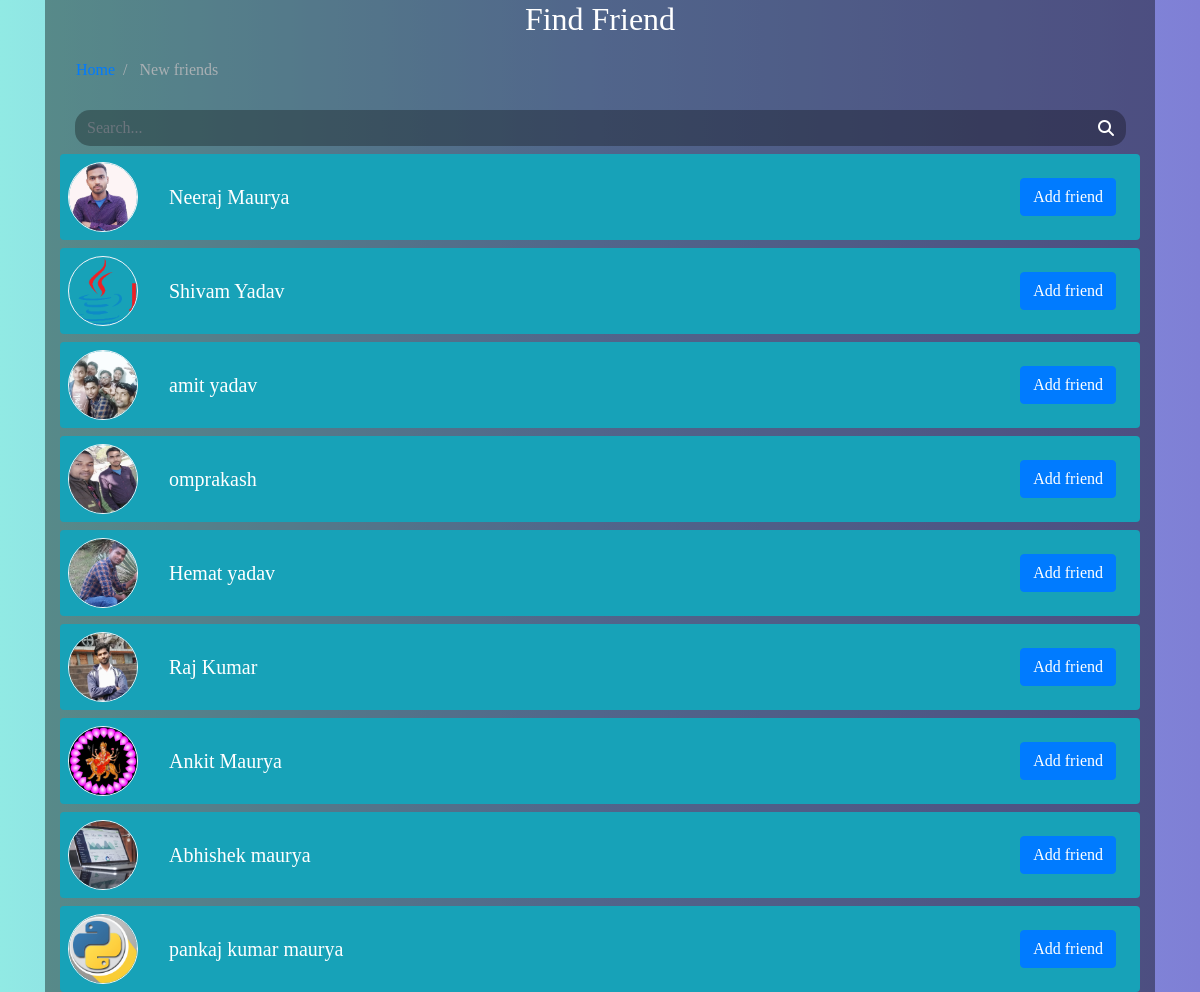
The app's page /allfriend.php with its own data.
### tables this page shows
CREATE TABLE `users` (
  `USER_ID` int(11) NOT NULL,
  `NAME` varchar(50) NOT NULL,
  `MOBILE` varchar(10) NOT NULL,
  `DOB` varchar(10) NOT NULL,
  `GENDER` varchar(10) NOT NULL,
  `COUNTRY` varchar(50) NOT NULL,
  `EMAIL` varchar(50) NOT NULL,
  `PASSWORD` varchar(50) NOT NULL,
  `UPLOADPIC` varchar(200) NOT NULL DEFAULT 'profile_default.png',
  `REG_DATE` varchar(20) NOT NULL DEFAULT current_timestamp()
);

### allfriend.php (the view, shortened to what this page needs)
<?php
include"include/header.php";
include"include/connection.php";
$user_id = $_SESSION['user_id'];
?>
<div class="container">
<div class="container" style="background-color: rgba(0, 0, 0, 0.4) !important;">
	<h2 class="text-center text-white">Find Friend</h2>
	<div class="d-flex w-100 breadcrumb  bg-transparent">
          <li class="breadcrumb-item"><a href="homepage.php">Home</a></li>
          <li class="breadcrumb-item current-color" aria-current="page"> New friends</li>
    </div>
	<div class="container">
		<form action="#" method="get">
			<div class="input-group">
        	    <input type="text" placeholder="Search..." name="" class="form-control search">
        	    <div class="input-group-prepend">
        	        <span class="input-group-text search_btn"><i class="fas fa-search"></i></span>
        	    </div>
        	</div>
		</form>
	</div>
<?php
	$select ="select * from users";
	$run =mysqli_query($con,$select);
	$row = mysqli_num_rows($run);
	if($row>0)
	{
		for($i=1;$i<=$row;$i++)
		{
			$data = mysqli_fetch_assoc($run);
			if($data['USER_ID']!=$user_id){
?>
						<div class="d-flex justify-content-start bg-info mt-2 rounded">
							<div class="img_cont p-2">
								<img src="fileupload/<?php echo $data['UPLOADPIC'] ?>" class="rounded-circle user_img">
							</div>
							<div class="user_info pl-4">
								<span><?php echo $data['NAME'] ?></span>
							</div>
							<div class="user_button p-4 ml-auto">
								<a class="btn btn-primary" role="button" href="addfriend_code.php?id=<?php echo $data['USER_ID'] ?>">
									Add friend
								</a>
							</div>
						</div>
<?php
			}
		}
	}
?>
</div>
</div>
<?php include"include/footer.php" ?>

### include/header.php (shortened to what this page needs)
<!doctype html>
<html lang="en">
  <head>
    <link rel="stylesheet" href="css/bootstrap.min.css">
    <link rel="stylesheet" href="css/style.css">
    <link rel="stylesheet" href="fontawesome/css/all.css">
    <link rel="stylesheet" href="css/croppie.css">
  </head>
<body>

### include/footer.php (shortened to what this page needs)
  </body>
</html>

### css/style.css (style rules this page uses)
body, html { height: 100%; margin: 0; background: #7F7FD5; background: -webkit-linear-gradient(to right, #91EAE4, #86A8E7, #7F7FD5); background: linear-gradient(to right, #91EAE4, #86A8E7, #7F7FD5); }
.container { align-content: center; }
.search { border-radius: 15px 0 0 15px !important; background-color: rgba(0, 0, 0, 0.3) !important; border: 0 !important; color: white !important; }
.search_btn { border-radius: 0 15px 15px 0 !important; background-color: rgba(0, 0, 0, 0.3) !important; border: 0 !important; color: white !important; cursor: pointer; }
.user_img { height: 70px; width: 70px; border: 1.5px solid #f5f6fa; }
.img_cont { position: relative; height: 70px; width: 70px; }
.user_info { margin-top: auto; margin-bottom: auto; margin-left: 15px; }
.user_info span { font-size: 20px; color: white; }
.breadcrumb-item+.breadcrumb-item::before { display: inline-block; padding-right: .5rem; padding-left: .5rem; color: #aab0b4 !important; content: "/"; }
.current-color { color: #aab0b4 !important; }

### include/header.php (style rules this page uses)
* { font-family: cursive; }

### records on screen
users: UPLOADPIC (picture), NAME "Neeraj Maurya"
users: UPLOADPIC (picture), NAME "Shivam Yadav"
users: UPLOADPIC (picture), NAME "amit yadav"
users: UPLOADPIC (picture), NAME "omprakash"
users: UPLOADPIC (picture), NAME "Hemat yadav"
users: UPLOADPIC (picture), NAME "Raj Kumar"
users: UPLOADPIC (picture), NAME "Ankit Maurya"
users: UPLOADPIC (picture), NAME "Abhishek maurya"
users: UPLOADPIC (picture), NAME "pankaj kumar maurya"
